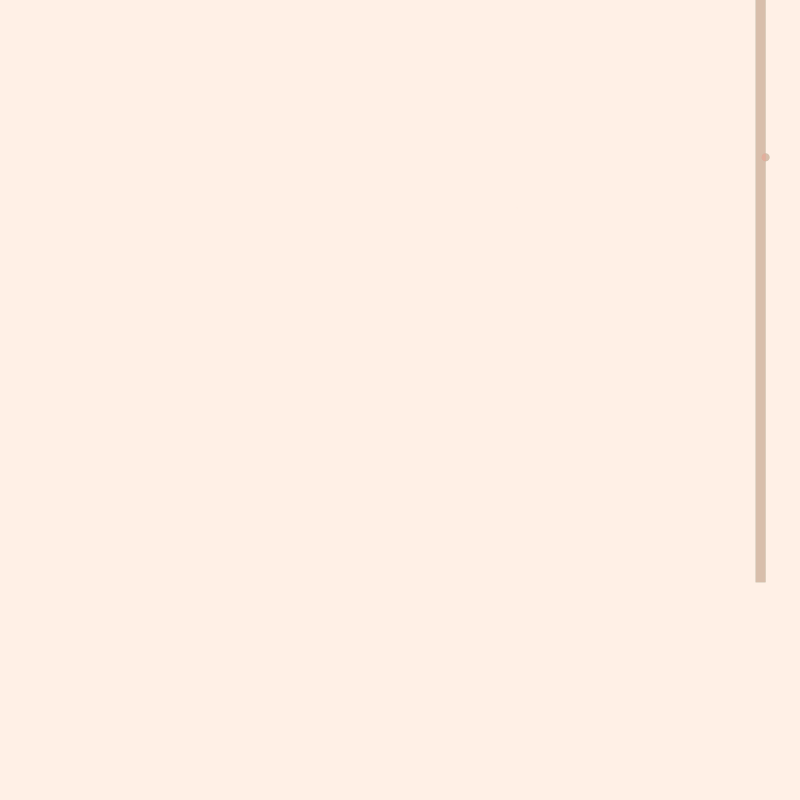
Frame 1 (no input)
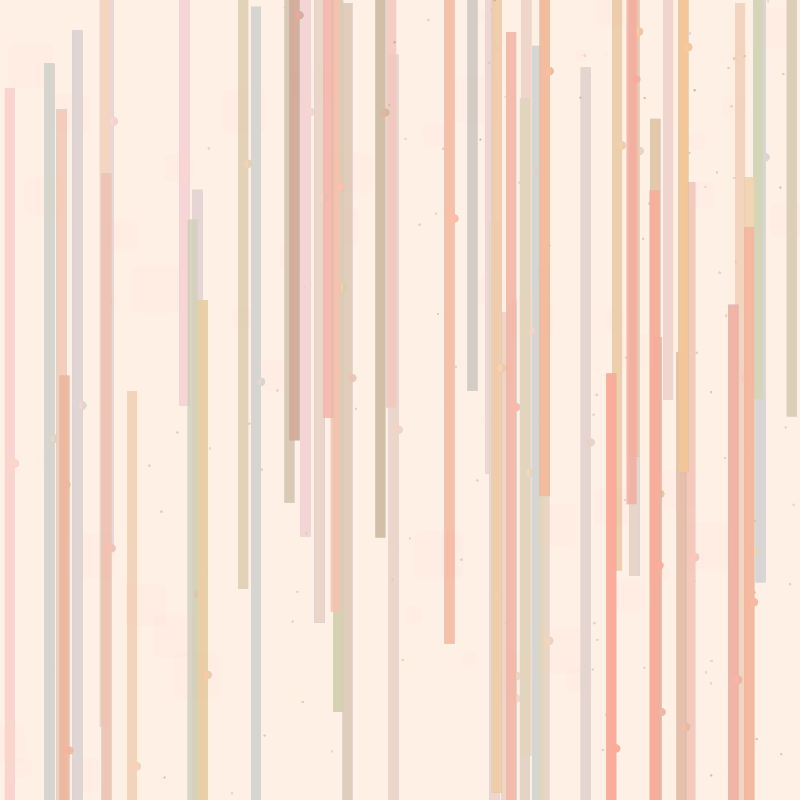
Frame 60 (the mouse pressed at the canvas centre just before this capture)
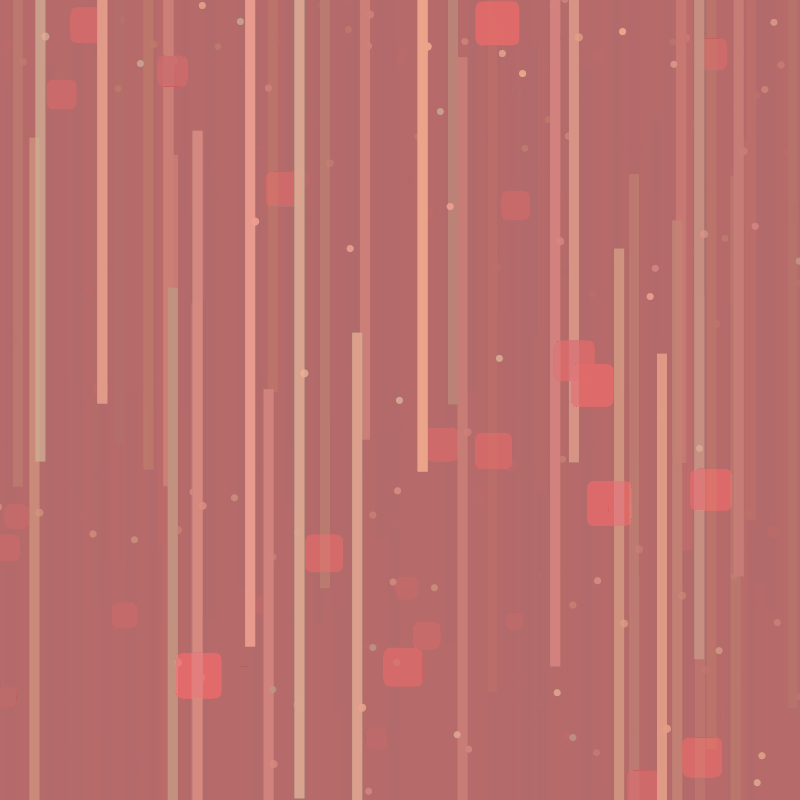
Frame 120 (the mouse held since frame 60 and released just before this capture)

The Processing sketch that drew these frames (run headless with seeded random() and noise(); from frame 60 on, the mouse is pressed at the canvas centre):

// Processing sketch: Class
// ── Class.pde
float x;
float y;
float timer;

mousePos p;

void setup() {
  size(800, 800);
  background(255, 240, 230);
  noStroke();
  timer=0;
  rectMode(CENTER);
  p=new mousePos();
}

void draw() {
  p.update();
  p.display();
  noStroke();
  x += 10;
  y += 10;
  x = random(-10, 800);
  y = random (-10, 800);

  for (int i = 0; i <= 800; i+= 230) 
  {
    fill(i, random(150, 200), 150, random(30, 200));
    Shapes();
  }
  timer ++; 
  if (timer>=400) {
    fill(random(0, 150), random(70, 150), random(150, 200), random(60, 80)); 
    Shapes();
  }

  if (mouseX>=width/2) {
    fill(random(0, 255), 0, 0, 6);
    rect(width/2, height/2, width, height);
  } else {
  }
  fill(255, 3);
  rect(width/2, height/2, width, height);
}

void Shapes() {
  float d = map(mouseX, 0, width, 2, 12);
  rect(x, y, 10, 800);
  ellipse(x+5, y-25, 8, 8);
  ellipse(x+400, y+50, d, d);
  ellipse(x+100, y+2, d, d);
  ellipse(x+200, y-40, d, d);
}

////////////////////////////////////////////////////////////////////////////////////

class mousePos {
  float x;
  float y;
  float r;

  void update() {
    x=random(0, width);
    y=random(0, height);
    r++;
    if (r>=50) {
      r*=-1;
    }
    if (r<=0) {
      r++;
    }

    if (mousePressed) {
      for (int i=0; i<width; i++) {
        p.display();
      }
    }
  }
  void display() { 

    fill(255,100,100,5);
    rect(x, y, r, r, 8);
  }
}
